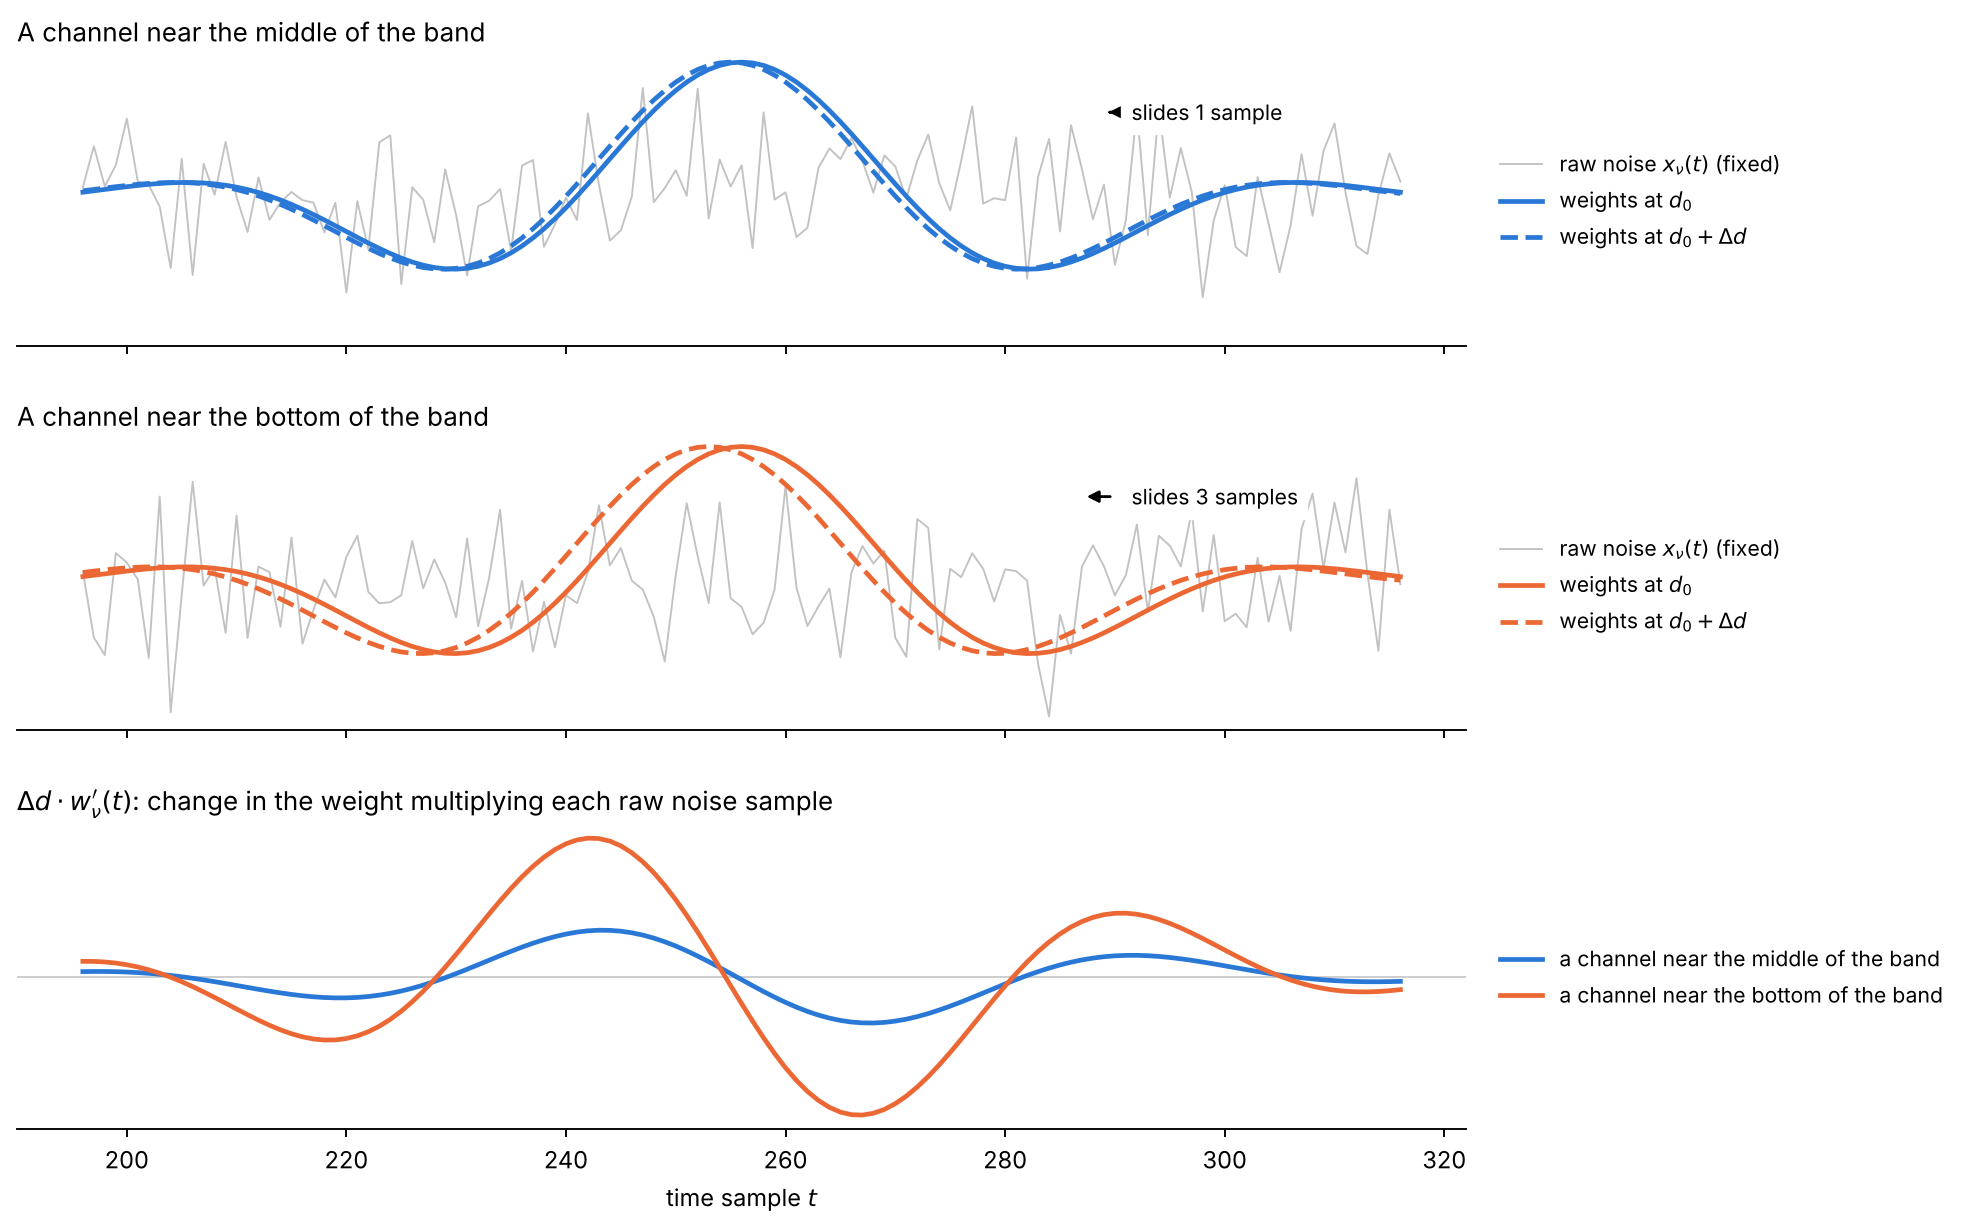

The Python source for this figure:
import numpy as np, matplotlib
matplotlib.use("Agg")
import matplotlib.pyplot as plt
from scipy.fft import dct, idct

N = 512; t = np.arange(N)
s = np.exp(-0.5*((t-256)/12.0)**2)                      # toy burst at d0
k = np.arange(1, N+1); kc, O = 30, 5
f = 1/(1+(k/kc)**(2*O))                                  # S23 f(k)
S = lambda x: idct(f*dct(x, norm='ortho'), norm='ortho') # S = C diag(f) C^T
D1 = lambda x: np.diff(x)                                # (D1 x)_j = x_{j+1}-x_j
D1T = lambda y: np.concatenate(([0], y)) - np.concatenate((y, [0]))  # row a^T D1

a = D1(S(s)); ahat = a/np.linalg.norm(a)
w = S(D1T(ahat))                                         # w = a^T D1 S  (S symmetric)
w /= np.abs(w).max()
wdot = np.gradient(w)

rng = np.random.default_rng(3)
blue, orange, grey = "#2a78d6", "#eb6834", "#9a9a9a"
slides = [(1.0, blue, r"a channel near the middle of the band"), (3.0, orange, r"a channel near the bottom of the band")]
lo, hi = 196, 316; m = (t >= lo) & (t <= hi)

fig, ax = plt.subplots(3, 1, figsize=(11, 8.2), sharex=True,
                       gridspec_kw=dict(height_ratios=[1, 1, 1.05], hspace=0.32))
for i, (sl, c, name) in enumerate(slides):
    x = 0.35*rng.standard_normal(N)
    ws = np.interp(t + sl, t, w)                         # w(t + τ_ch Δd)
    A = ax[i]
    A.plot(t[m], x[m], color=grey, lw=0.8, alpha=0.6, label=r"raw noise $x_{\nu}(t)$ (fixed)")
    A.plot(t[m], w[m], color=c, lw=2, label=r"weights at $d_0$")
    A.plot(t[m], ws[m], color=c, lw=2, ls="--", label=r"weights at $d_0+\Delta d$")
    A.annotate("", xy=(290-sl, 0.62), xytext=(290, 0.62),
               arrowprops=dict(arrowstyle="-|>", color="k", lw=1.2))
    A.text(290+1.5, 0.62, f"slides {sl:g} sample{'s' if sl!=1 else ''}", va="center", fontsize=9, backgroundcolor="white")
    A.set_title(name[0].upper()+name[1:], loc="left", fontsize=11)
    A.legend(loc="center left", bbox_to_anchor=(1.01, 0.5), fontsize=9, frameon=False)
    A.set_yticks([]); A.set_ylim(-1.15, 1.05)
    for sp in ("top", "right", "left"): A.spines[sp].set_visible(False)
    ax[2].plot(t[m], (ws - w)[m], color=c, lw=2, label=f"{name}")
    
A = ax[2]
A.axhline(0, color="#cccccc", lw=0.8, zorder=0)
A.set_title(r"$\Delta d\cdot w^\prime_{\nu}(t)$: change in the weight multiplying each raw noise sample", loc="left", fontsize=11)
A.legend(loc="center left", bbox_to_anchor=(1.01, 0.5), fontsize=9, frameon=False)
A.set_yticks([])
for sp in ("top", "right", "left"): A.spines[sp].set_visible(False)
A.set_xlabel("time sample $t$")
fig.savefig("fig_wprime.png", dpi=170, bbox_inches="tight")
